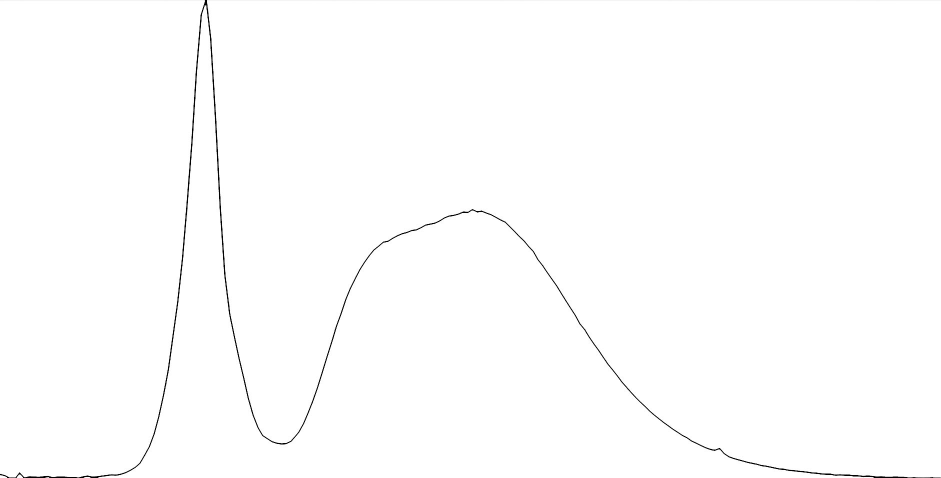
#> input picture storage/arbunit_graph.jpg, 1881 x 956 px, found by its file name (shown at 1/2 size)
$ python get_coords_from_img.py
#> lines starting #> are read from the running program, lines starting #| are printed output that depends on the picture
# -*- coding: utf-8 -*-
"""
"""
import os
import sys

from bpdb import set_trace
import cv2
import numpy as np
import matplotlib.pyplot as plt

from luminous import LuminousList


class Graph2CoordsConverter:

    def __init__(self, img_path, **kwargs):
#> called with img_path = 'storage/arbunit_graph.jpg'
        self.params = dict()
        self.params['LEFT'] = 350
        self.params['RIGHT'] = 800.0
        self.params['BOTTOM'] = 0.0
        self.params['TOP'] = 1.0
        self.params['binary_threshord'] = 100

        self.img_path = img_path
        self.img = cv2.imread(img_path)
#> self.img is the input picture: shape (956, 1881, 3); min 0, max 255, mean 253.7
        self._img2gray()
        self._img2binary()
#> in _img2binary, `self.img = np.where(self.img <= self.params['binary_threshord'], 0, 255)`: self.img: shape (956, 1881) int64; 99.5% white; black in thin lines or dots

        if kwargs:
            for arg_name, val in kwargs.items():
                self.params[arg_name] = val

    def _img2gray(self):
        self.img = cv2.cvtColor(self.img, cv2.COLOR_RGB2GRAY)

    def _img2binary(self):
        self.img = np.where(self.img <= self.params['binary_threshord'], 0, 255)

    def _reverse_y_coord(self, y):
        return self.img.shape[0] - y

    def _convert_x(self, x):
        return self.params['LEFT'] + x * (self.params['RIGHT'] - self.params['LEFT']) / self.img.shape[1]

    def _convert_y(self, y):
        return self.params['BOTTOM'] + self._reverse_y_coord(y) * (self.params['TOP']  - self.params['BOTTOM'] ) / self.img.shape[0]

    def _get_x_coords(self):
        return np.arange(self.img.shape[1])

    def _get_y_coords(self):
        y_coord_list = list()
        for i in range(self.img.shape[1]):
            y_coord = np.where(self.img[:, i]==0)[0].mean()
            if np.isnan(y_coord):
                print('please interpolate the graph pixel which doesnt have coord (e.g.modify with PhotoShop)')
                sys.exit(0)
            y_coord_list.append(y_coord)
        return np.array(y_coord_list)


    def run(self, save=False, imshow=True):
#> called with save = False, imshow = True
        origin_x_list = self._get_x_coords()
#> origin_x_list = 1881 values from 0 to 1880
        origin_y_list = self._get_y_coords()
#> the loop in _get_y_coords, `for i in range(self.img.shape[1]):` made 1881 passes
#> y_coord on passes 1 to 3: 948.5, 948.5, 948.5
#> after the loop in _get_y_coords, `for i in range(self.img.shape[1]):`: y_coord_list = 1881 values, max 955 at index 18, min 5 at index 410, mean 750.4
#> origin_y_list has the same summary as y_coord_list in _get_y_coords

        modified_x_list = list(map(lambda x: self._convert_x(x), origin_x_list))
#> modified_x_list = 1881 values from 350 to 799.8
        modified_y_list = list(map(lambda y: self._convert_y(y), origin_y_list))
#> modified_y_list = 1881 values, max 0.995 at index 410, min 0.00105 at index 18, mean 0.215

        if imshow:
            plt.scatter(modified_x_list, modified_y_list)
            plt.show()
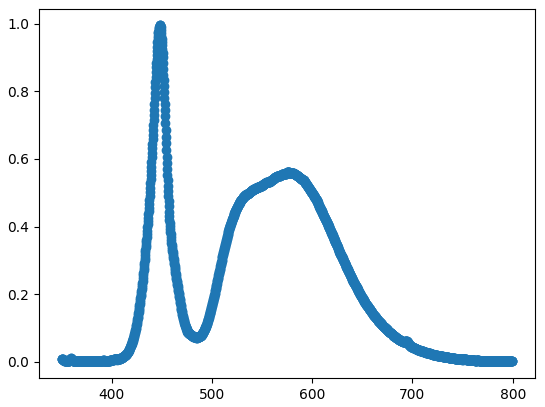
#> figure drawn by matplotlib, 1 panel


if __name__ == '__main__':
    img_path = 'storage/arbunit_graph.jpg'

    converter = Graph2CoordsConverter(img_path)
    converter.run()
